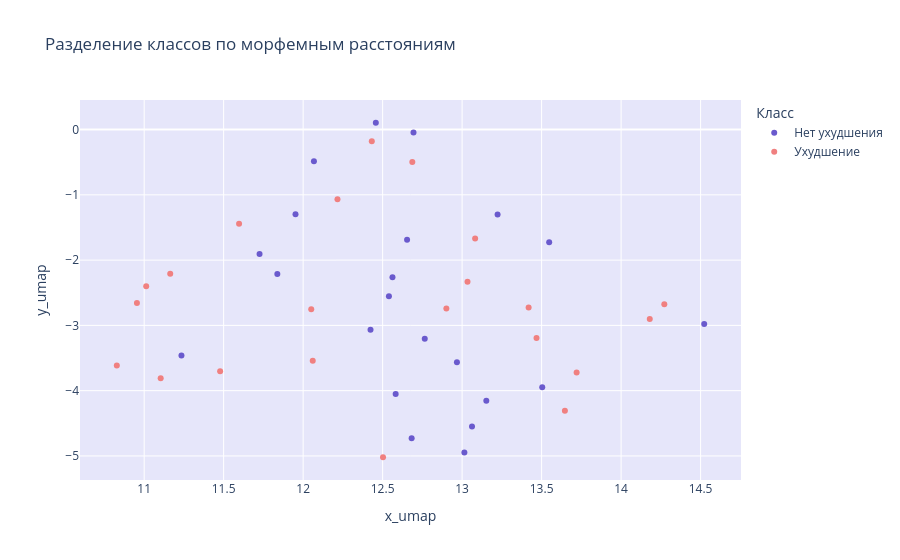

Notebook code for this chart:
### Code cell
morpheme_cols = ['postfix_position', 'different_agreement', 'PREF1', 'PREF2', 'ROOT1', 'ROOT2', 'LINK', 
                 'SUFF1', 'SUFF2', 'SUFF3', 'END', 'POSTFIX']

df_concat = pd.concat([df, dff], ignore_index=True)
X = df_concat[morpheme_cols].copy()

# UMAP до 2D
reducer = umap.UMAP(random_state=42)
embedding = reducer.fit_transform(X)

# Добавляем координаты и класс
df_viz = df_concat.copy()
df_viz['x_umap'] = embedding[:, 0]
df_viz['y_umap'] = embedding[:, 1]
df_viz['Класс'] = (df_concat['explained_mistakes'] < 0).map({True: 'Ухудшение', False: 'Нет ухудшения'})

# Интерактивный график
fig = px.scatter(df_viz, 
                 x='x_umap',        
                 y='y_umap',        
                 color='Класс',
                 color_discrete_map={'Нет ухудшения': '#6A5ACD', 'Ухудшение': '#F08080'},
                 hover_data=['pair', 'PREF1', 'ROOT1', 'SUFF1'],
                 title='Разделение классов по морфемным расстояниям')

fig.update_layout(
    plot_bgcolor='lavender',
    paper_bgcolor='white'
)
fig.show()

### Figure 1 — Plotly figure (JSON) as saved in the notebook; plotly's stock layout.template omitted (floating-point values rounded to 4 significant figures)
{"data": [{"customdata": [["224, 'расспросили', 'распыталiся'", 0, 0.2727, 0.09091], ["39, 'опеку', 'апеку'", 0, 0.06, 0], ["327, 'господин', 'спадару'", 0, 0.2875, 0.25], ["410, 'хочет', 'хоча'", 0, 0, 0], ["528, 'думой', 'думкай'", 0, 0, 0.1667], ["15, 'диво', 'дзiва'", 0, 0.24, 0], ["18, 'допросах', 'допытах'", 0, 0.375, 0], ["110, 'ведал', 'ведаў'", 0, 0, 0.2], ["126, 'хлопчик', 'хлопчык'", 0, 0, 0.04286], ["28, 'взялись', 'ўзялiся'", 0, 0.07143, 0], ["218, 'рассказ', 'расказ'", 0, 0.1429, 0], ["315, 'окружили', 'акружылі'", 0.0375, 0, 0.0375], ["323, 'ехавших', 'ехалі'", 0, 0, 0], ["330, 'огонь', 'агонь'", 0, 0.075, 0], ["44, 'рассудка', 'рассудку'", 0, 0, 0], ["47, 'прыткие', 'спрытныя'", 0.125, 0, 0.125], ["425, 'холоден', 'халоднай'", 0, 0.0375, 0.125], ["435, 'ведал', 'ведаў'", 0, 0, 0], ["440, 'горячка', 'гарачка'", 0, 0.1286, 0], ["519, 'ваз', 'вазаў'", 0, 0, 0], ["533, 'отдаст', 'аддасць'", 0.15, 0.1667, 0], ["65, 'лавочках', 'лавачках'", 0, 0.0375, 0]], "hovertemplate": "Класс=Нет ухудшения<br>x_umap=%{x}<br>y_umap=%{y}<br>pair=%{customdata[0]}<br>PREF1=%{customdata[1]}<br>ROOT1=%{customdata[2]}<br>SUFF1=%{customdata[3]}<extra></extra>", "legendgroup": "Нет ухудшения", "marker": {"color": "#6A5ACD", "symbol": "circle"}, "mode": "markers", "name": "Нет ухудшения", "orientation": "v", "showlegend": true, "type": "scatter", "x": [13.01, 12.76, 11.23, 12.69, 11.73, 13.06, 12.68, 11.84, 12.54, 12.97, 13.15, 12.56, 13.22, 14.52, 12.65, 11.95, 12.07, 13.55, 13.5, 12.46, 12.58, 12.42], "xaxis": "x", "y": [-4.947, -3.206, -3.463, -0.04447, -1.905, -4.549, -4.728, -2.212, -2.554, -3.563, -4.153, -2.264, -1.299, -2.978, -1.687, -1.299, -0.4865, -1.726, -3.947, 0.1044, -4.052, -3.067], "yaxis": "y"}, {"customdata": [["333, 'подали', 'падалі'", 0.05, 0, 0], ["48, 'сподручными', 'зручнымі'", 0.05455, 0, 0], ["51, 'потом', 'пот'", 0, 0, 0], ["617, 'повествованиями', 'апавяданнямi'", 0.06667, 0.2133, 0.2], ["211, 'искушал', 'спакушаў'", 0.125, 0, 0], ["212, 'мудреные', 'мудрагелiстыя'", 0, 0, 0.5385], ["220, 'наоборот', 'наадварот'", 0, 0.1444, 0], ["227, 'свояках', 'сваякоў'", 0, 0.04286, 0], ["232, 'отдала', 'аддала'", 0.15, 0, 0], ["234, 'очи', 'вочы'", 0, 0.25, 0], ["238, 'подскакивали', 'падскоквалi'", 0.025, 0.04167, 0.08333], ["310, 'шли', 'ішоў'", 0, 0.25, 0.25], ["311, 'стежками', 'сцежкамі'", 0, 0.125, 0], ["46, 'невольника', 'нявольніцкім'", 0.05455, 0, 0.1091], ["413, 'отречься', 'адрачыся'", 0.1125, 0.125, 0.125], ["418, 'послушанию', 'послугу'", 0, 0.1, 0.3], ["423, 'мучил', 'мучыў'", 0, 0, 0.06], ["443, 'жалость', 'жаль'", 0, 0, 0.5], ["510, 'богов', 'бостваў'", 0, 0.1429, 0.4286], ["532, 'думы', 'думкі'", 0, 0, 0.2], ["534, 'догадку', 'здагадку'", 0.125, 0, 0], ["616, 'повествование', 'апавядання'", 0.07692, 0.2462, 0.2308]], "hovertemplate": "Класс=Ухудшение<br>x_umap=%{x}<br>y_umap=%{y}<br>pair=%{customdata[0]}<br>PREF1=%{customdata[1]}<br>ROOT1=%{customdata[2]}<br>SUFF1=%{customdata[3]}<extra></extra>", "legendgroup": "Ухудшение", "marker": {"color": "#F08080", "symbol": "circle"}, "mode": "markers", "name": "Ухудшение", "orientation": "v", "showlegend": true, "type": "scatter", "x": [13.03, 13.47, 12.43, 11.48, 13.42, 11.16, 13.65, 12.69, 12.9, 12.5, 12.05, 10.83, 13.72, 12.22, 12.06, 14.27, 13.08, 11.01, 10.95, 11.6, 14.18, 11.1], "xaxis": "x", "y": [-2.332, -3.192, -0.1776, -3.702, -2.727, -2.207, -4.306, -0.4982, -2.74, -5.02, -2.752, -3.616, -3.721, -1.069, -3.542, -2.678, -1.668, -2.402, -2.657, -1.443, -2.902, -3.809], "yaxis": "y"}], "layout": {"legend": {"title": {"text": "Класс"}, "tracegroupgap": 0}, "paper_bgcolor": "white", "plot_bgcolor": "lavender", "title": {"text": "Разделение классов по морфемным расстояниям"}, "xaxis": {"anchor": "y", "domain": [0, 1], "title": {"text": "x_umap"}}, "yaxis": {"anchor": "x", "domain": [0, 1], "title": {"text": "y_umap"}}}}
